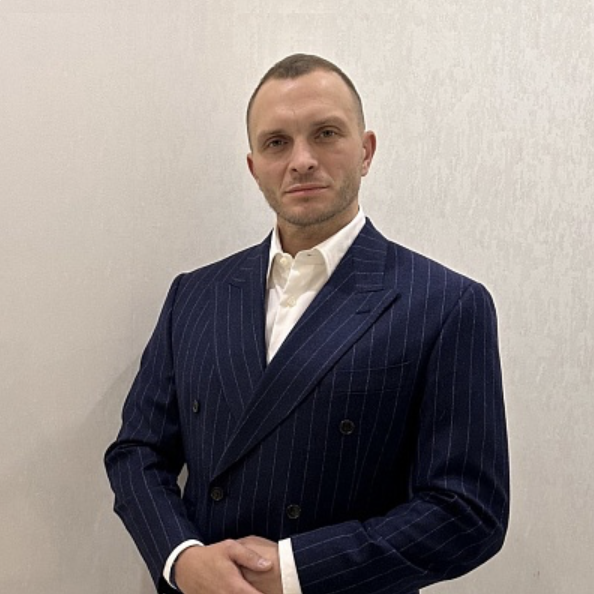
#> input picture src/assets/raw_uploads/team/Снимок экрана 2026-03-28 в 19.18.08.png, 594 x 594 px, found by its file name; its folder holds only this picture in this run
$ python process_images.py
#> lines starting #> are read from the running program, lines starting #| are printed output that depends on the picture
import os
import io
try:
    from PIL import Image, ImageEnhance, ImageFilter, ImageOps
except ImportError:
    print("Please install Pillow: pip install Pillow")
    exit(1)

RAW_TEAM_DIR = "/Users/macbook/Desktop/Новая папка/fatukhin-website/src/assets/raw_uploads/team"
RAW_AWARDS_DIR = "/Users/macbook/Desktop/Новая папка/fatukhin-website/src/assets/raw_uploads/awards"
PROCESSED_TEAM_DIR = "/Users/macbook/Desktop/Новая папка/fatukhin-website/src/assets/team_processed"
PROCESSED_AWARDS_DIR = "/Users/macbook/Desktop/Новая папка/fatukhin-website/src/assets/awards_processed"

def process_team_photo(filename, filepath):
#> called with filename = 'Снимок экрана 2026-03-28 в 19.18.08.png'
    try:
        img = Image.open(filepath).convert("RGBA")
#> img is the input picture: PIL image 594x594 RGBA; mean R, G, B, A 146.3, 138.5, 135.4, 255

        # 1. Upscale (mock 4K if small, else just improve)
        target_height = 2160
        ratio = target_height / float(img.size[1])
#> ratio = 3.64
        target_width = int((float(img.size[0]) * float(ratio)))
#> target_width = 2160
        img = img.resize((target_width, target_height), Image.Resampling.LANCZOS)
#> img: PIL image 2160x2160 RGBA

        # 2. Studio Black filter
        # Retouch simulation: slight blur
        img_retouch = img.filter(ImageFilter.BoxBlur(1))
        img = Image.blend(img, img_retouch, 0.3)

        # Contrast & Saturation
        enhancer = ImageEnhance.Contrast(img)
        img = enhancer.enhance(1.15)
        color_enhancer = ImageEnhance.Color(img)
        img = color_enhancer.enhance(1.05)

        # Gold backlight simulation overlay
        overlay = Image.new("RGBA", img.size, (201, 168, 76, 20)) # Gold tint #C9A84C
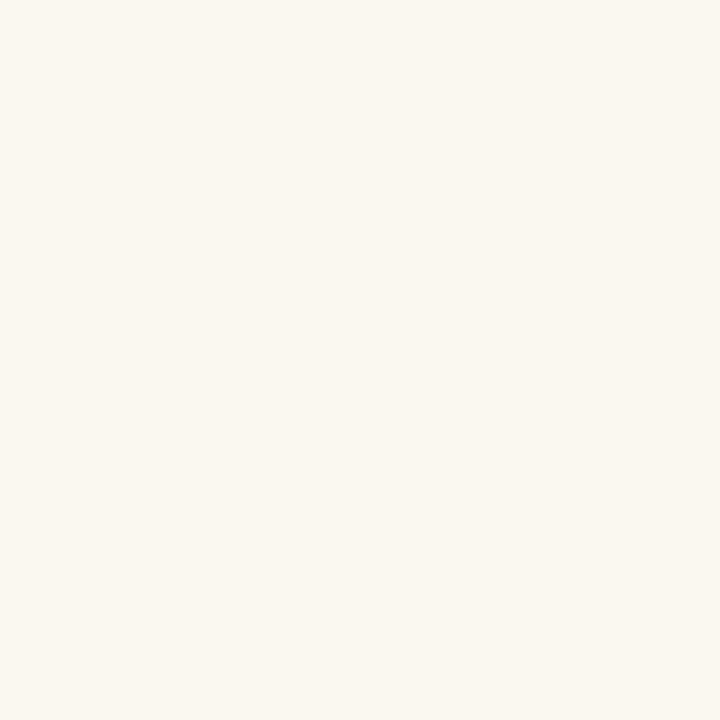
#> overlay: PIL image 2160x2160 RGBA (shown at 1/3 size); mean R, G, B, A 201, 168, 76, 20; transparent parts drawn white
        img = Image.alpha_composite(img, overlay)

        # Convert to RGB to save as WebP
        img = img.convert("RGB")
#> img: PIL image 2160x2160 RGB
        out_name = os.path.splitext(filename)[0].lower() + ".webp"

        if not 'agent' in out_name and not 'team' in out_name:
             out_name = f"agent-{out_name}"

        out_path = os.path.join(PROCESSED_TEAM_DIR, out_name)
        img.save(out_path, "WEBP", quality=85)
        print(f"Processed team: {out_name}")
    except Exception as e:
        print(f"Failed processing {filename}: {e}")

def process_award(filename, filepath):
    try:
        img = Image.open(filepath).convert("RGB")

        # Resize
        img.thumbnail((2000, 2000), Image.Resampling.LANCZOS)

        # Clean background / Increase white
        enhancer = ImageEnhance.Brightness(img)
        img = enhancer.enhance(1.1)
        contrast = ImageEnhance.Contrast(img)
        img = contrast.enhance(1.2)

        # Apply Glossy/Gold Glow
        overlay = Image.new("RGB", img.size, (201, 168, 76))
        img = Image.blend(img, overlay, 0.05)

        # slightly blur to act as "glow" base
        glow = img.filter(ImageFilter.GaussianBlur(10))
        img = Image.blend(img, glow, 0.1) # soft glossy glow

        out_name = os.path.splitext(filename)[0].lower() + ".webp"

        if not 'award' in out_name and not 'cert' in out_name:
             out_name = f"award-{out_name}"

        out_path = os.path.join(PROCESSED_AWARDS_DIR, out_name)
        img.save(out_path, "WEBP", quality=85)
        print(f"Processed award: {out_name}")
    except Exception as e:
        print(f"Failed processing {filename}: {e}")

if not os.path.exists(RAW_TEAM_DIR) or not os.path.exists(RAW_AWARDS_DIR):
    print("Raw directories not found. Creating them.")
    os.makedirs(RAW_TEAM_DIR, exist_ok=True)
    os.makedirs(RAW_AWARDS_DIR, exist_ok=True)
    os.makedirs(PROCESSED_TEAM_DIR, exist_ok=True)
    os.makedirs(PROCESSED_AWARDS_DIR, exist_ok=True)

# Process existing images
for folder, process_func in [(RAW_TEAM_DIR, process_team_photo), (RAW_AWARDS_DIR, process_award)]:
    if os.path.exists(folder):
        for f in os.listdir(folder):
            if f.lower().endswith(('.jpg', '.jpeg', '.png', '.webp')):
                process_func(f, os.path.join(folder, f))
print("Done processing.")
